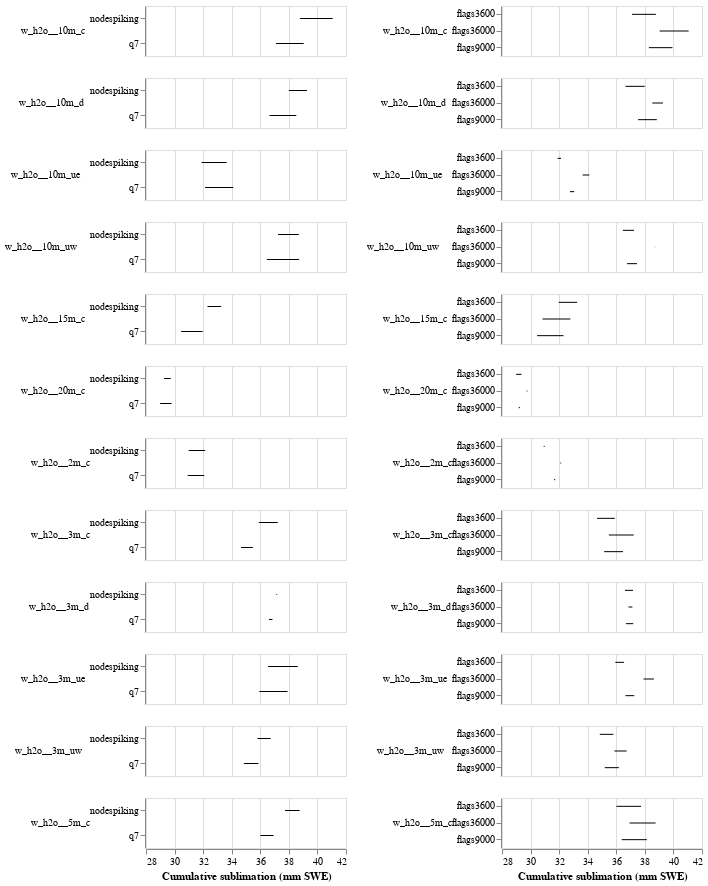

Write notebook code for a chart like this one.
### Code cell
alt.Chart(
    src
).mark_rule().encode(
    alt.X('min(value):Q').scale(zero=False).title('Cumulative sublimation (mm SWE)'),
    alt.X2('max(value):Q'),
    alt.Y('despiking:N').title(''),
    alt.Row('variable').title('').header(labelAngle=0, labelPadding=-60),
).properties(width=200, height=50) | alt.Chart(
    src
).mark_rule().encode(
    alt.X('min(value):Q').scale(zero=False).title('Cumulative sublimation (mm SWE)'),
    alt.X2('max(value):Q'),
    alt.Y('instrument_flagging:N').title(''),
    alt.Row('variable').title('').header(labelAngle=0, labelPadding=-60),
).properties(width=200, height=50)

### Figure 1 — Vega-Lite specification as saved in the notebook (floating-point values rounded to 4 significant figures)
{"config": {"view": {"continuousWidth": 300, "continuousHeight": 300}}, "hconcat": [{"mark": {"type": "rule"}, "encoding": {"row": {"field": "variable", "header": {"labelAngle": 0, "labelPadding": -60}, "title": "", "type": "nominal"}, "x": {"aggregate": "min", "field": "value", "scale": {"zero": false}, "title": "Cumulative sublimation (mm SWE)", "type": "quantitative"}, "x2": {"aggregate": "max", "field": "value"}, "y": {"field": "despiking", "title": "", "type": "nominal"}}, "height": 50, "width": 200}, {"mark": {"type": "rule"}, "encoding": {"row": {"field": "variable", "header": {"labelAngle": 0, "labelPadding": -60}, "title": "", "type": "nominal"}, "x": {"aggregate": "min", "field": "value", "scale": {"zero": false}, "title": "Cumulative sublimation (mm SWE)", "type": "quantitative"}, "x2": {"aggregate": "max", "field": "value"}, "y": {"field": "instrument_flagging", "title": "", "type": "nominal"}}, "height": 50, "width": 200}], "data": {"name": "data-6f10ea2eec28e2a88ec78fb6876006f4"}, "$schema": "https://vega.github.io/schema/vega-lite/v5.20.1.json", "datasets": {"data-6f10ea2eec28e2a88ec78fb6876006f4": [{"variable": "w_h2o__10m_c", "processing": "nodespiking_flags36000_snowfallfilteredno", "value": 41.07, "despiking": "nodespiking", "instrument_flagging": "flags36000", "snowfall_filtering": "snowfallfilteredno", "height": 10, "tower": "gapfill"}, {"variable": "w_h2o__10m_c", "processing": "nodespiking_flags3600_snowfallfilteredno", "value": 38.77, "despiking": "nodespiking", "instrument_flagging": "flags3600", "snowfall_filtering": "snowfallfilteredno", "height": 10, "tower": "gapfill"}, {"variable": "w_h2o__10m_c", "processing": "nodespiking_flags9000_snowfallfilteredno", "value": 39.93, "despiking": "nodespiking", "instrument_flagging": "flags9000", "snowfall_filtering": "snowfallfilteredno", "height": 10, "tower": "gapfill"}, {"variable": "w_h2o__10m_c", "processing": "q7_flags36000_snowfallfilteredno", "value": 39.04, "despiking": "q7", "instrument_flagging": "flags36000", "snowfall_filtering": "snowfallfilteredno", "height": 10, "tower": "gapfill"}, {"variable": "w_h2o__10m_c", "processing": "q7_flags3600_snowfallfilteredno", "value": 37.1, "despiking": "q7", "instrument_flagging": "flags3600", "snowfall_filtering": "snowfallfilteredno", "height": 10, "tower": "gapfill"}, {"variable": "w_h2o__10m_c", "processing": "q7_flags9000_snowfallfilteredno", "value": 38.28, "despiking": "q7", "instrument_flagging": "flags9000", "snowfall_filtering": "snowfallfilteredno", "height": 10, "tower": "gapfill"}, {"variable": "w_h2o__10m_d", "processing": "nodespiking_flags36000_snowfallfilteredno", "value": 39.27, "despiking": "nodespiking", "instrument_flagging": "flags36000", "snowfall_filtering": "snowfallfilteredno", "height": 10, "tower": "gapfill"}, {"variable": "w_h2o__10m_d", "processing": "nodespiking_flags3600_snowfallfilteredno", "value": 38.0, "despiking": "nodespiking", "instrument_flagging": "flags3600", "snowfall_filtering": "snowfallfilteredno", "height": 10, "tower": "gapfill"}, {"variable": "w_h2o__10m_d", "processing": "nodespiking_flags9000_snowfallfilteredno", "value": 38.84, "despiking": "nodespiking", "instrument_flagging": "flags9000", "snowfall_filtering": "snowfallfilteredno", "height": 10, "tower": "gapfill"}, {"variable": "w_h2o__10m_d", "processing": "q7_flags36000_snowfallfilteredno", "value": 38.52, "despiking": "q7", "instrument_flagging": "flags36000", "snowfall_filtering": "snowfallfilteredno", "height": 10, "tower": "gapfill"}, {"variable": "w_h2o__10m_d", "processing": "q7_flags3600_snowfallfilteredno", "value": 36.65, "despiking": "q7", "instrument_flagging": "flags3600", "snowfall_filtering": "snowfallfilteredno", "height": 10, "tower": "gapfill"}, {"variable": "w_h2o__10m_d", "processing": "q7_flags9000_snowfallfilteredno", "value": 37.53, "despiking": "q7", "instrument_flagging": "flags9000", "snowfall_filtering": "snowfallfilteredno", "height": 10, "tower": "gapfill"}, {"variable": "w_h2o__10m_ue", "processing": "nodespiking_flags36000_snowfallfilteredno", "value": 33.64, "despiking": "nodespiking", "instrument_flagging": "flags36000", "snowfall_filtering": "snowfallfilteredno", "height": 10, "tower": "gapfill"}, {"variable": "w_h2o__10m_ue", "processing": "nodespiking_flags3600_snowfallfilteredno", "value": 31.89, "despiking": "nodespiking", "instrument_flagging": "flags3600", "snowfall_filtering": "snowfallfilteredno", "height": 10, "tower": "gapfill"}, {"variable": "w_h2o__10m_ue", "processing": "nodespiking_flags9000_snowfallfilteredno", "value": 32.76, "despiking": "nodespiking", "instrument_flagging": "flags9000", "snowfall_filtering": "snowfallfilteredno", "height": 10, "tower": "gapfill"}, {"variable": "w_h2o__10m_ue", "processing": "q7_flags36000_snowfallfilteredno", "value": 34.11, "despiking": "q7", "instrument_flagging": "flags36000", "snowfall_filtering": "snowfallfilteredno", "height": 10, "tower": "gapfill"}, {"variable": "w_h2o__10m_ue", "processing": "q7_flags3600_snowfallfilteredno", "value": 32.14, "despiking": "q7", "instrument_flagging": "flags3600", "snowfall_filtering": "snowfallfilteredno", "height": 10, "tower": "gapfill"}, {"variable": "w_h2o__10m_ue", "processing": "q7_flags9000_snowfallfilteredno", "value": 33.06, "despiking": "q7", "instrument_flagging": "flags9000", "snowfall_filtering": "snowfallfilteredno", "height": 10, "tower": "gapfill"}, {"variable": "w_h2o__10m_uw", "processing": "nodespiking_flags36000_snowfallfilteredno", "value": 38.7, "despiking": "nodespiking", "instrument_flagging": "flags36000", "snowfall_filtering": "snowfallfilteredno", "height": 10, "tower": "gapfill"}, {"variable": "w_h2o__10m_uw", "processing": "nodespiking_flags3600_snowfallfilteredno", "value": 37.24, "despiking": "nodespiking", "instrument_flagging": "flags3600", "snowfall_filtering": "snowfallfilteredno", "height": 10, "tower": "gapfill"}, {"variable": "w_h2o__10m_uw", "processing": "nodespiking_flags9000_snowfallfilteredno", "value": 37.45, "despiking": "nodespiking", "instrument_flagging": "flags9000", "snowfall_filtering": "snowfallfilteredno", "height": 10, "tower": "gapfill"}, {"variable": "w_h2o__10m_uw", "processing": "q7_flags36000_snowfallfilteredno", "value": 38.72, "despiking": "q7", "instrument_flagging": "flags36000", "snowfall_filtering": "snowfallfilteredno", "height": 10, "tower": "gapfill"}, {"variable": "w_h2o__10m_uw", "processing": "q7_flags3600_snowfallfilteredno", "value": 36.46, "despiking": "q7", "instrument_flagging": "flags3600", "snowfall_filtering": "snowfallfilteredno", "height": 10, "tower": "gapfill"}, {"variable": "w_h2o__10m_uw", "processing": "q7_flags9000_snowfallfilteredno", "value": 36.75, "despiking": "q7", "instrument_flagging": "flags9000", "snowfall_filtering": "snowfallfilteredno", "height": 10, "tower": "gapfill"}, {"variable": "w_h2o__15m_c", "processing": "nodespiking_flags36000_snowfallfilteredno", "value": 32.78, "despiking": "nodespiking", "instrument_flagging": "flags36000", "snowfall_filtering": "snowfallfilteredno", "height": 15, "tower": "gapfill"}, {"variable": "w_h2o__15m_c", "processing": "nodespiking_flags3600_snowfallfilteredno", "value": 33.26, "despiking": "nodespiking", "instrument_flagging": "flags3600", "snowfall_filtering": "snowfallfilteredno", "height": 15, "tower": "gapfill"}, {"variable": "w_h2o__15m_c", "processing": "nodespiking_flags9000_snowfallfilteredno", "value": 32.3, "despiking": "nodespiking", "instrument_flagging": "flags9000", "snowfall_filtering": "snowfallfilteredno", "height": 15, "tower": "gapfill"}, {"variable": "w_h2o__15m_c", "processing": "q7_flags36000_snowfallfilteredno", "value": 30.83, "despiking": "q7", "instrument_flagging": "flags36000", "snowfall_filtering": "snowfallfilteredno", "height": 15, "tower": "gapfill"}, {"variable": "w_h2o__15m_c", "processing": "q7_flags3600_snowfallfilteredno", "value": 31.97, "despiking": "q7", "instrument_flagging": "flags3600", "snowfall_filtering": "snowfallfilteredno", "height": 15, "tower": "gapfill"}, {"variable": "w_h2o__15m_c", "processing": "q7_flags9000_snowfallfilteredno", "value": 30.46, "despiking": "q7", "instrument_flagging": "flags9000", "snowfall_filtering": "snowfallfilteredno", "height": 15, "tower": "gapfill"}, {"variable": "w_h2o__20m_c", "processing": "nodespiking_flags36000_snowfallfilteredno", "value": 29.73, "despiking": "nodespiking", "instrument_flagging": "flags36000", "snowfall_filtering": "snowfallfilteredno", "height": 20, "tower": "gapfill"}, {"variable": "w_h2o__20m_c", "processing": "nodespiking_flags3600_snowfallfilteredno", "value": 29.37, "despiking": "nodespiking", "instrument_flagging": "flags3600", "snowfall_filtering": "snowfallfilteredno", "height": 20, "tower": "gapfill"}, {"variable": "w_h2o__20m_c", "processing": "nodespiking_flags9000_snowfallfilteredno", "value": 29.26, "despiking": "nodespiking", "instrument_flagging": "flags9000", "snowfall_filtering": "snowfallfilteredno", "height": 20, "tower": "gapfill"}, {"variable": "w_h2o__20m_c", "processing": "q7_flags36000_snowfallfilteredno", "value": 29.79, "despiking": "q7", "instrument_flagging": "flags36000", "snowfall_filtering": "snowfallfilteredno", "height": 20, "tower": "gapfill"}, {"variable": "w_h2o__20m_c", "processing": "q7_flags3600_snowfallfilteredno", "value": 28.99, "despiking": "q7", "instrument_flagging": "flags3600", "snowfall_filtering": "snowfallfilteredno", "height": 20, "tower": "gapfill"}, {"variable": "w_h2o__20m_c", "processing": "q7_flags9000_snowfallfilteredno", "value": 29.17, "despiking": "q7", "instrument_flagging": "flags9000", "snowfall_filtering": "snowfallfilteredno", "height": 20, "tower": "gapfill"}, {"variable": "w_h2o__2m_c", "processing": "nodespiking_flags36000_snowfallfilteredno", "value": 32.15, "despiking": "nodespiking", "instrument_flagging": "flags36000", "snowfall_filtering": "snowfallfilteredno", "height": 2, "tower": "gapfill"}, {"variable": "w_h2o__2m_c", "processing": "nodespiking_flags3600_snowfallfilteredno", "value": 30.99, "despiking": "nodespiking", "instrument_flagging": "flags3600", "snowfall_filtering": "snowfallfilteredno", "height": 2, "tower": "gapfill"}, {"variable": "w_h2o__2m_c", "processing": "nodespiking_flags9000_snowfallfilteredno", "value": 31.73, "despiking": "nodespiking", "instrument_flagging": "flags9000", "snowfall_filtering": "snowfallfilteredno", "height": 2, "tower": "gapfill"}, {"variable": "w_h2o__2m_c", "processing": "q7_flags36000_snowfallfilteredno", "value": 32.08, "despiking": "q7", "instrument_flagging": "flags36000", "snowfall_filtering": "snowfallfilteredno", "height": 2, "tower": "gapfill"}, {"variable": "w_h2o__2m_c", "processing": "q7_flags3600_snowfallfilteredno", "value": 30.92, "despiking": "q7", "instrument_flagging": "flags3600", "snowfall_filtering": "snowfallfilteredno", "height": 2, "tower": "gapfill"}, {"variable": "w_h2o__2m_c", "processing": "q7_flags9000_snowfallfilteredno", "value": 31.65, "despiking": "q7", "instrument_flagging": "flags9000", "snowfall_filtering": "snowfallfilteredno", "height": 2, "tower": "gapfill"}, {"variable": "w_h2o__3m_c", "processing": "nodespiking_flags36000_snowfallfilteredno", "value": 37.22, "despiking": "nodespiking", "instrument_flagging": "flags36000", "snowfall_filtering": "snowfallfilteredno", "height": 3, "tower": "gapfill"}, {"variable": "w_h2o__3m_c", "processing": "nodespiking_flags3600_snowfallfilteredno", "value": 35.9, "despiking": "nodespiking", "instrument_flagging": "flags3600", "snowfall_filtering": "snowfallfilteredno", "height": 3, "tower": "gapfill"}, {"variable": "w_h2o__3m_c", "processing": "nodespiking_flags9000_snowfallfilteredno", "value": 36.47, "despiking": "nodespiking", "instrument_flagging": "flags9000", "snowfall_filtering": "snowfallfilteredno", "height": 3, "tower": "gapfill"}, {"variable": "w_h2o__3m_c", "processing": "q7_flags36000_snowfallfilteredno", "value": 35.48, "despiking": "q7", "instrument_flagging": "flags36000", "snowfall_filtering": "snowfallfilteredno", "height": 3, "tower": "gapfill"}, {"variable": "w_h2o__3m_c", "processing": "q7_flags3600_snowfallfilteredno", "value": 34.65, "despiking": "q7", "instrument_flagging": "flags3600", "snowfall_filtering": "snowfallfilteredno", "height": 3, "tower": "gapfill"}, {"variable": "w_h2o__3m_c", "processing": "q7_flags9000_snowfallfilteredno", "value": 35.15, "despiking": "q7", "instrument_flagging": "flags9000", "snowfall_filtering": "snowfallfilteredno", "height": 3, "tower": "gapfill"}, {"variable": "w_h2o__3m_d", "processing": "nodespiking_flags36000_snowfallfilteredno", "value": 37.13, "despiking": "nodespiking", "instrument_flagging": "flags36000", "snowfall_filtering": "snowfallfilteredno", "height": 3, "tower": "gapfill"}, {"variable": "w_h2o__3m_d", "processing": "nodespiking_flags3600_snowfallfilteredno", "value": 37.17, "despiking": "nodespiking", "instrument_flagging": "flags3600", "snowfall_filtering": "snowfallfilteredno", "height": 3, "tower": "gapfill"}, {"variable": "w_h2o__3m_d", "processing": "nodespiking_flags9000_snowfallfilteredno", "value": 37.18, "despiking": "nodespiking", "instrument_flagging": "flags9000", "snowfall_filtering": "snowfallfilteredno", "height": 3, "tower": "gapfill"}, {"variable": "w_h2o__3m_d", "processing": "q7_flags36000_snowfallfilteredno", "value": 36.85, "despiking": "q7", "instrument_flagging": "flags36000", "snowfall_filtering": "snowfallfilteredno", "height": 3, "tower": "gapfill"}, {"variable": "w_h2o__3m_d", "processing": "q7_flags3600_snowfallfilteredno", "value": 36.61, "despiking": "q7", "instrument_flagging": "flags3600", "snowfall_filtering": "snowfallfilteredno", "height": 3, "tower": "gapfill"}, {"variable": "w_h2o__3m_d", "processing": "q7_flags9000_snowfallfilteredno", "value": 36.68, "despiking": "q7", "instrument_flagging": "flags9000", "snowfall_filtering": "snowfallfilteredno", "height": 3, "tower": "gapfill"}, {"variable": "w_h2o__3m_ue", "processing": "nodespiking_flags36000_snowfallfilteredno", "value": 38.63, "despiking": "nodespiking", "instrument_flagging": "flags36000", "snowfall_filtering": "snowfallfilteredno", "height": 3, "tower": "gapfill"}, {"variable": "w_h2o__3m_ue", "processing": "nodespiking_flags3600_snowfallfilteredno", "value": 36.54, "despiking": "nodespiking", "instrument_flagging": "flags3600", "snowfall_filtering": "snowfallfilteredno", "height": 3, "tower": "gapfill"}, {"variable": "w_h2o__3m_ue", "processing": "nodespiking_flags9000_snowfallfilteredno", "value": 37.26, "despiking": "nodespiking", "instrument_flagging": "flags9000", "snowfall_filtering": "snowfallfilteredno", "height": 3, "tower": "gapfill"}, {"variable": "w_h2o__3m_ue", "processing": "q7_flags36000_snowfallfilteredno", "value": 37.91, "despiking": "q7", "instrument_flagging": "flags36000", "snowfall_filtering": "snowfallfilteredno", "height": 3, "tower": "gapfill"}, {"variable": "w_h2o__3m_ue", "processing": "q7_flags3600_snowfallfilteredno", "value": 35.93, "despiking": "q7", "instrument_flagging": "flags3600", "snowfall_filtering": "snowfallfilteredno", "height": 3, "tower": "gapfill"}, {"variable": "w_h2o__3m_ue", "processing": "q7_flags9000_snowfallfilteredno", "value": 36.64, "despiking": "q7", "instrument_flagging": "flags9000", "snowfall_filtering": "snowfallfilteredno", "height": 3, "tower": "gapfill"}, {"variable": "w_h2o__3m_uw", "processing": "nodespiking_flags36000_snowfallfilteredno", "value": 36.73, "despiking": "nodespiking", "instrument_flagging": "flags36000", "snowfall_filtering": "snowfallfilteredno", "height": 3, "tower": "gapfill"}, {"variable": "w_h2o__3m_uw", "processing": "nodespiking_flags3600_snowfallfilteredno", "value": 35.8, "despiking": "nodespiking", "instrument_flagging": "flags3600", "snowfall_filtering": "snowfallfilteredno", "height": 3, "tower": "gapfill"}, {"variable": "w_h2o__3m_uw", "processing": "nodespiking_flags9000_snowfallfilteredno", "value": 36.18, "despiking": "nodespiking", "instrument_flagging": "flags9000", "snowfall_filtering": "snowfallfilteredno", "height": 3, "tower": "gapfill"}, {"variable": "w_h2o__3m_uw", "processing": "q7_flags36000_snowfallfilteredno", "value": 35.87, "despiking": "q7", "instrument_flagging": "flags36000", "snowfall_filtering": "snowfallfilteredno", "height": 3, "tower": "gapfill"}, {"variable": "w_h2o__3m_uw", "processing": "q7_flags3600_snowfallfilteredno", "value": 34.84, "despiking": "q7", "instrument_flagging": "flags3600", "snowfall_filtering": "snowfallfilteredno", "height": 3, "tower": "gapfill"}, {"variable": "w_h2o__3m_uw", "processing": "q7_flags9000_snowfallfilteredno", "value": 35.19, "despiking": "q7", "instrument_flagging": "flags9000", "snowfall_filtering": "snowfallfilteredno", "height": 3, "tower": "gapfill"}, {"variable": "w_h2o__5m_c", "processing": "nodespiking_flags36000_snowfallfilteredno", "value": 38.75, "despiking": "nodespiking", "instrument_flagging": "flags36000", "snowfall_filtering": "snowfallfilteredno", "height": 5, "tower": "gapfill"}, {"variable": "w_h2o__5m_c", "processing": "nodespiking_flags3600_snowfallfilteredno", "value": 37.73, "despiking": "nodespiking", "instrument_flagging": "flags3600", "snowfall_filtering": "snowfallfilteredno", "height": 5, "tower": "gapfill"}, {"variable": "w_h2o__5m_c", "processing": "nodespiking_flags9000_snowfallfilteredno", "value": 38.14, "despiking": "nodespiking", "instrument_flagging": "flags9000", "snowfall_filtering": "snowfallfilteredno", "height": 5, "tower": "gapfill"}, {"variable": "w_h2o__5m_c", "processing": "q7_flags36000_snowfallfilteredno", "value": 36.93, "despiking": "q7", "instrument_flagging": "flags36000", "snowfall_filtering": "snowfallfilteredno", "height": 5, "tower": "gapfill"}, {"variable": "w_h2o__5m_c", "processing": "q7_flags3600_snowfallfilteredno", "value": 36.01, "despiking": "q7", "instrument_flagging": "flags3600", "snowfall_filtering": "snowfallfilteredno", "height": 5, "tower": "gapfill"}, {"variable": "w_h2o__5m_c", "processing": "q7_flags9000_snowfallfilteredno", "value": 36.38, "despiking": "q7", "instrument_flagging": "flags9000", "snowfall_filtering": "snowfallfilteredno", "height": 5, "tower": "gapfill"}]}}
